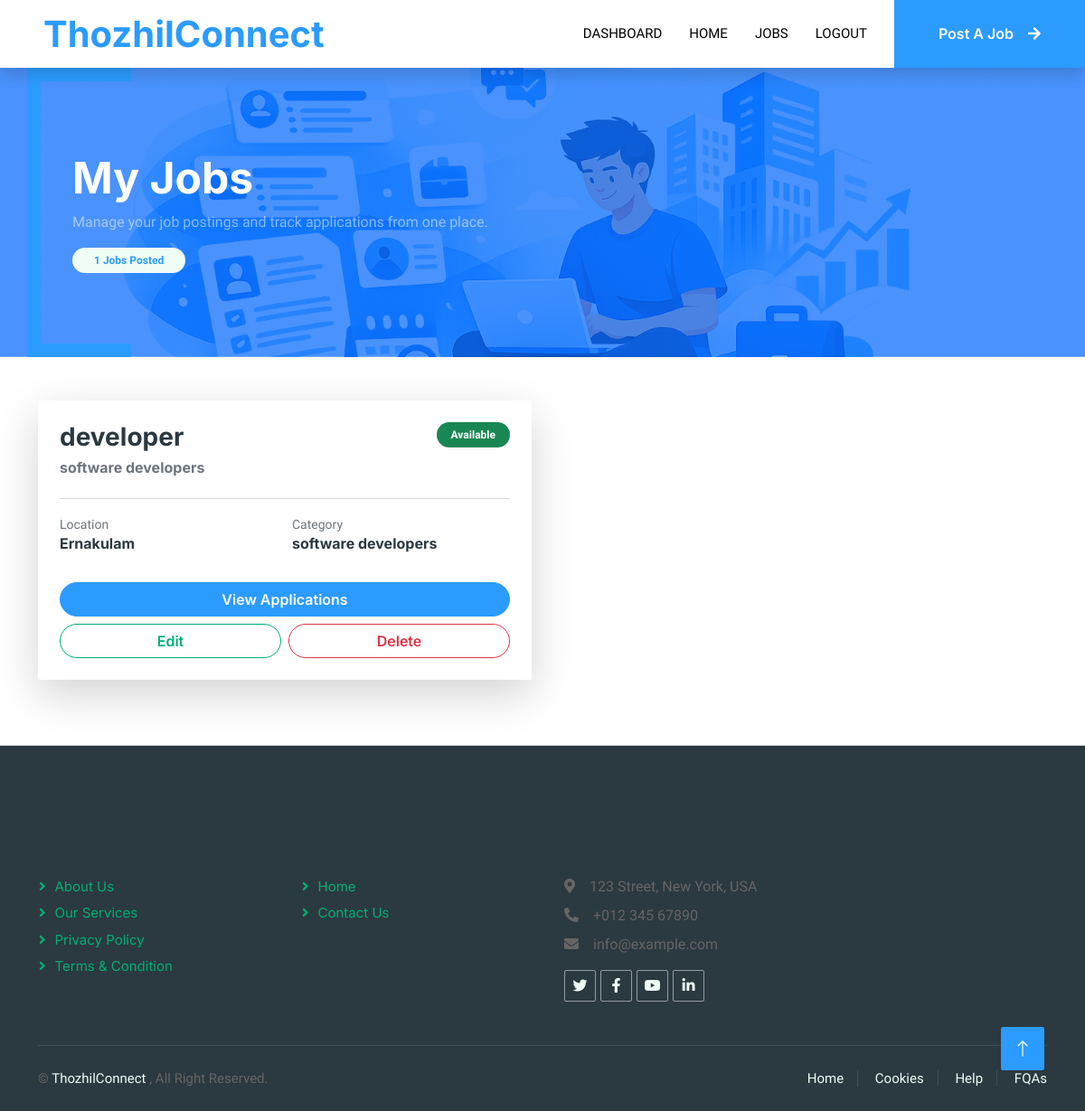
The app's page /jobs/myjobs (signed in), older data.
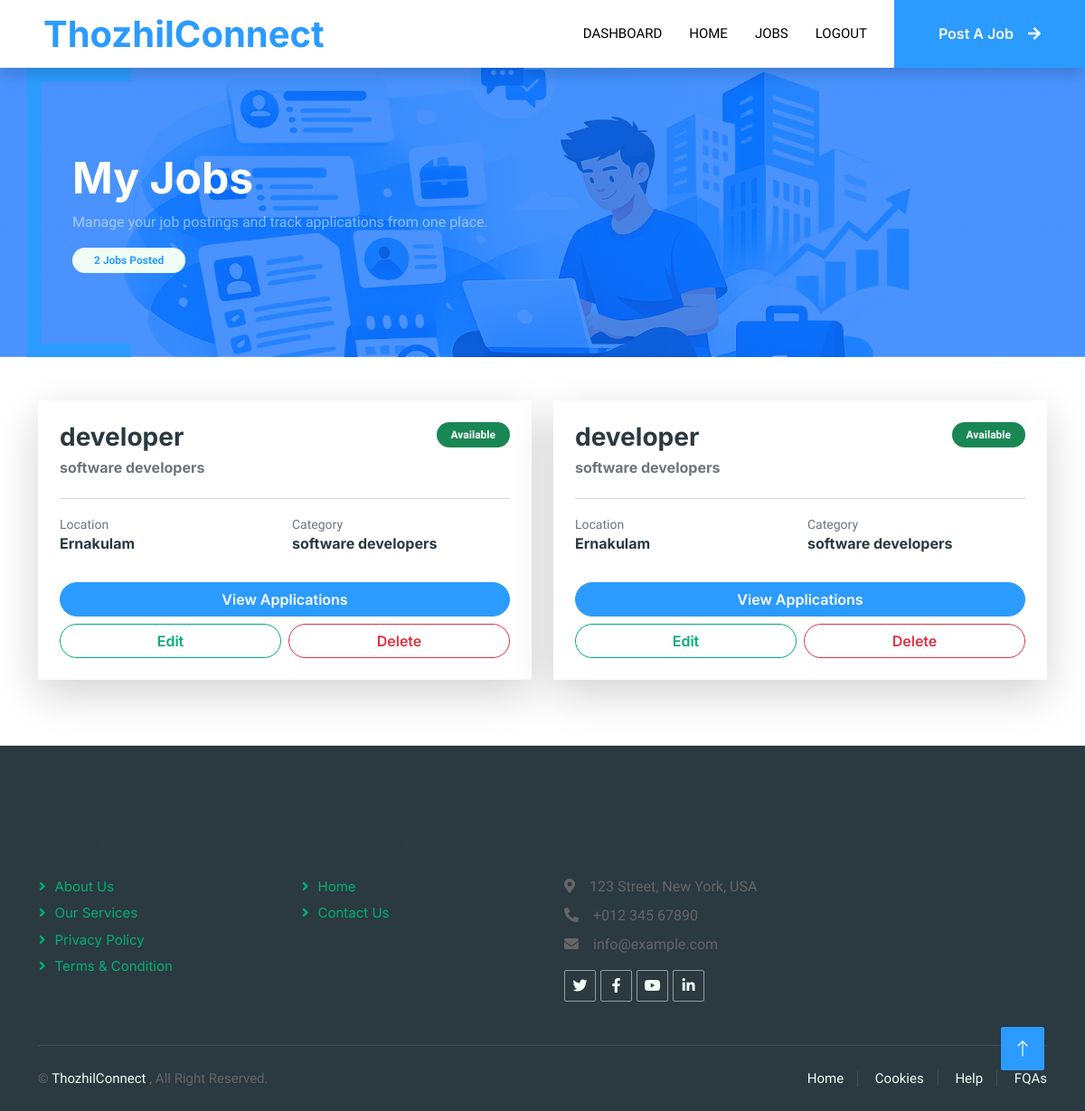
The same page, newer data.
### jobs/models.py (models this page shows, shortened)
class Job(models.Model):
    job_types_choices = [("full-time", "Full Time"),
                         ("part-time", "Part Time"),]
    experiences_choices = [ ("0-1", "0-1 Years"),
                    ("1-3", "1-3 Years"),
                    ("3-5", "3-5 Years"),
                    ("5+", "5+ Years"),]
    status_choices = [('available','available'),('closed','closed')]
    job_title = models.CharField(max_length=100)
    description = models.TextField()
    location = models.CharField(max_length=50)
    salary = models.IntegerField()
    requirements = models.TextField()
    category = models.ForeignKey(Category,on_delete=models.CASCADE,related_name='jobs')
    recruiter = models.ForeignKey(RecruiterProfile,on_delete=models.CASCADE,related_name='jobs')
    job_type = models.CharField(max_length=20, choices=job_types_choices)
    experience = models.CharField(max_length=20 , choices=experiences_choices)
    status = models.CharField(max_length=20,choices=status_choices)
    created_at = models.DateTimeField(auto_now_add=True)
    updated_at = models.DateTimeField(auto_now=True)

class Category(models.Model):
    category_name = models.CharField(max_length=100)
    icon = icon = models.CharField(max_length=100,default="fa-solid fa-briefcase")
    def __str__(self):
        return self.category_name

### jobs/views.py (the view)
# urls.py: path('myjobs',views.MyJobView.as_view(),name='myjobs'),
class MyJobView(View):
    def get(self,request):
        if not request.user.is_authenticated:
            return redirect('account:userlogin')
        if request.user.user_type != 'recruiter':
            messages.warning(request, "Only recruiters can access this page.")
            return redirect('home')
        jobs = Job.objects.filter(recruiter = request.user.recruiterprofile)
        context = {'jobs':jobs}
        return render(request,'myjobs.html',context)

### templates/myjobs.html (shortened to what this page needs)
{% extends 'base.html' %}
{% load static %}
{% load crispy_forms_tags %}
{% block content %}
<div class="container-fluid page-header mb-5">
    <div class="container">
        <div class="py-5 d-flex align-items-center justify-content-between flex-wrap">
            <div>
                <h1 class="display-5 fw-bold text-white">
                    My Jobs
                </h1>
                <p class="text-white-50 mb-3">
                    Manage your job postings and track applications from one place.
                </p>
                <span class="badge bg-light text-secondary px-4 py-2 rounded-pill">
                    {{ jobs|length }} Jobs Posted
                </span>
            </div>
        </div>
    </div>
</div>
<div class="container mb-5">
{% if jobs %}
<div class="row">
{% for i in jobs %}
<div class="col-lg-6 mb-4">
<div class="card border-0 shadow-lg rounded-4 h-100">
<div class="card-body p-4">
<div class="d-flex justify-content-between">
<div>
<h3 class="fw-bold">
{{ i.job_title }}
</h3>
<h6 class="text-muted">
{{ i.category }}
</h6>
</div>
<div>
{% if i.status == "available" %}
<span class="badge bg-success rounded-pill px-3 py-2">
Available
</span>
{% else %}
<span class="badge bg-danger rounded-pill px-3 py-2">
Closed
</span>
{% endif %}
</div>
</div>
<hr>
<div class="row g-3">
<div class="col-6">
<small class="text-muted">Location</small>
<h6>{{ i.location }}</h6>
</div>
<div class="col-6">
<small class="text-muted">Category</small>
<h6>{{ i.category }}</h6>
</div>
</div>
<div class="mt-4 d-grid gap-2">
<a href="{% url 'jobs:viewapplications' i.id %}"
class="btn btn-secondary rounded-pill">
View Applications
</a>
<div class="d-flex gap-2">
<a href="{% url 'jobs:editjob' i.id %}"
class="btn btn-outline-primary rounded-pill w-100">
Edit
</a>
<a href="{% url 'jobs:delete' i.id %}"
class="btn btn-outline-danger rounded-pill w-100">
Delete
</a>
</div>
</div>
</div>
</div>
</div>
{% endfor %}
</div>
{% endif %}
</div>
{% endblock %}

Row changes from the older to the newer data that the page shows:
added Job: job_title "developer", category "software developers", status "Available", location "Ernakulam"
Text that changed along with them:
{{ jobs|length }}: "1" → "2"
